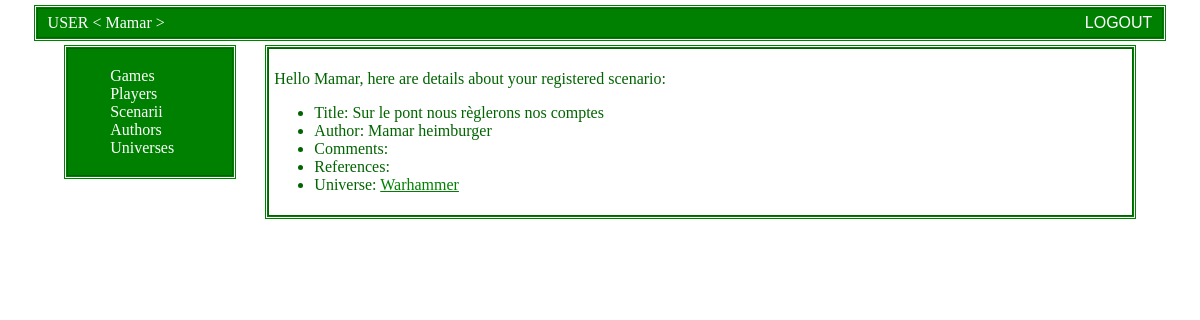
The page /archive/scenario/6 (signed in) on the database its author committed.
### archive/models.py (models this page shows, shortened)
class Scenario(models.Model):
    title = models.CharField(max_length=45,blank=False)
    """General comments about the scenario itself"""
    comment = models.TextField(blank=True,
        help_text="Commentaires généraux sur le scénario")
    """Where the scenario comes from, where can I find it"""
    reference = models.TextField(blank=True,
        help_text="Provenance du scénario, où peut-on le trouver")
    universe = models.ForeignKey(Universe,null=False, on_delete=models.PROTECT)
    owner_user = models.ForeignKey(User, on_delete=models.CASCADE)
    author = models.ManyToManyField('Author')
    def authors_string(self):
        return ", ".join( (a.name for a in self.author.all()) )

class Author(models.Model):
    name = models.CharField(max_length=30,blank=False)
    contact = models.TextField(blank=True,
        help_text="Comment peut-on contacter l'auteur ?")
    owner_user = models.ForeignKey(User, on_delete=models.CASCADE)

class Universe(models.Model):
    name = models.CharField(max_length=30,blank=False)
    comment = models.TextField(blank=True)
    owner_user = models.ForeignKey(User, on_delete=models.CASCADE)
    def __str__(self):
        return self.name

### archive/views.py (the view)
# urls.py: path("scenario/<int:Scenario_id>", views.scenario_view,name='scenario'),
def scenario_view(request,Scenario_id):
    scenario=Scenario.objects.get( pk=Scenario_id )
    if scenario.owner_user.pk != request.user.pk:
        template_name = 'archive/error.html'
        context = {
            'error_message' : "You are not supposed to access this page (this scenario is not yours)!"
            " <{0}!={1}>".format(scenario.owner_user.pk,request.user.pk)
        }
    else:
        template_name = 'archive/scenario.html'
        context = {
            'scenario' : scenario
        }
    template = loader.get_template(template_name)
    return HttpResponse(template.render(context, request))

### archive/templates/archive/scenario.html (shortened to what this page needs)
{% extends "archive/skeleton-base.html" %}
{% block page_content %}
<p>Hello {{user.username}}, here are details about your registered scenario:
<ul>
  <li>Title: {{scenario.title}}</li>
  <li>Author: {{scenario.authors_string}}</li>
  <li>Comments: {{scenario.comment}}</li>
  <li>References: {{scenario.reference}}</li>
  <li>Universe: <a href="/archive/universe/{{scenario.universe.pk}}">{{scenario.universe}}</a></li>
</ul>
</p>
{% endblock %}

### archive/templates/archive/skeleton-base.html (shortened to what this page needs)
<!DOCTYPE html>
<html lang="en">
<head>
    {% load static %}
    <link rel="stylesheet" type="text/css" href="{% static 'archive/style.css' %}">
</head>
<body>
    <div id="banner-top">
      <div id="banner-top-left">USER < {{user.username}} ></div>
      <div id="banner-top-right"><a href="/archive/logout">logout</a></div>
    </div>
    <div id="page-content-container">
      <div id="page-sidebar">
        <ul>
          <li><a href="/archive">Games</a></li>
          <li><a href="/archive/player">Players</a></li>
          <li><a href="/archive/scenario">Scenarii</a></li>
          <li><a href="/archive/authors">Authors</a></li>
          <li><a href="/archive/universe">Universes</a></li>
        </ul>
      </div>
      <div id="page-content">
          {% block page_content %}{% endblock %}
      </div>
    </div>
</body>
</html>

### archive/static/archive/style.css (style rules this page uses)
#banner-top { margin: auto; width:95%; overflow: auto; align:center; border: 1px solid DarkGreen; outline-style: double; outline-color: Green; background-color: Green; color : white; }
#banner-top-left { float: left; width:45%; padding 10px; align:left; text-align:left; padding-left: 10px; padding-top: 5px; padding-bottom: 5px; }
#banner-top-right { float: right; width:45%; padding 10px; align:right; text-align:right; text-transform: uppercase; font-style: normal; font-family: "Arial", Arial, Sans-serif; padding-right: 10px; padding-top: 5px; padding-bottom: 5px; }
#banner-top-right a { color: white; text-decoration: none; }
#page-content-container { margin: auto; position: relative; top: 10px; width:90%; }
#page-sidebar { float: left; width:15%; padding: 2px; border: 1px solid DarkGreen; outline-style: double; outline-color: Green; background-color: Green; color : white; }
#page-sidebar li { list-style-type: none; }
#page-sidebar a { color: white; text-decoration: none; }
#page-content { float: right; width:80%; padding: 5px; border: 1px solid DarkGreen; outline-style: double; outline-color: Green; background-color: white; color : DarkGreen; }
#page-content li a { color: green; }

### rows shown on the page
Scenario: title "Sur le pont nous règlerons nos comptes", authors_string "Mamar heimburger", universe "Warhammer"

### other values the page prints
{{ user.username }} "Mamar"
